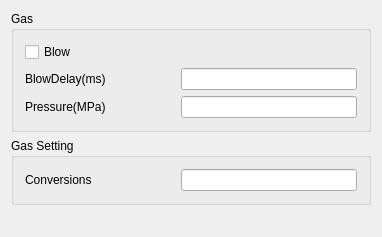
<?xml version="1.0" encoding="UTF-8"?>
<ui version="4.0">
 <class>Dialog_Setting_Gas</class>
 <widget class="QDialog" name="Dialog_Setting_Gas">
  <property name="geometry">
   <rect>
    <x>0</x>
    <y>0</y>
    <width>382</width>
    <height>237</height>
   </rect>
  </property>
  <property name="windowTitle">
   <string>Gas Setting</string>
  </property>
  <layout class="QGridLayout" name="gridLayout_3">
   <item row="0" column="0">
    <widget class="QGroupBox" name="groupBox_Gas">
     <property name="title">
      <string>Gas</string>
     </property>
     <layout class="QFormLayout" name="formLayout_2">
      <item row="0" column="0">
       <widget class="QCheckBox" name="checkBox_Gas_bBlow">
        <property name="text">
         <string>Blow</string>
        </property>
       </widget>
      </item>
      <item row="1" column="0">
       <widget class="QLabel" name="label_Gas_BlowDelay">
        <property name="minimumSize">
         <size>
          <width>150</width>
          <height>20</height>
         </size>
        </property>
        <property name="text">
         <string>BlowDelay(ms)</string>
        </property>
       </widget>
      </item>
      <item row="1" column="1">
       <widget class="QLineEdit" name="lineEdit_Gas_fBlowDelay"/>
      </item>
      <item row="2" column="0">
       <widget class="QLabel" name="label_Gas_Pressure">
        <property name="text">
         <string>Pressure(MPa)</string>
        </property>
       </widget>
      </item>
      <item row="2" column="1">
       <widget class="QLineEdit" name="lineEdit_Gas_fPressure"/>
      </item>
     </layout>
    </widget>
   </item>
   <item row="2" column="0">
    <spacer name="verticalSpacer">
     <property name="orientation">
      <enum>Qt::Vertical</enum>
     </property>
     <property name="sizeHint" stdset="0">
      <size>
       <width>20</width>
       <height>40</height>
      </size>
     </property>
    </spacer>
   </item>
   <item row="1" column="0">
    <widget class="QGroupBox" name="groupBox_GasSetting">
     <property name="title">
      <string>Gas Setting</string>
     </property>
     <layout class="QFormLayout" name="formLayout">
      <item row="0" column="0">
       <widget class="QLabel" name="label_GasSetting_Conversions">
        <property name="minimumSize">
         <size>
          <width>150</width>
          <height>0</height>
         </size>
        </property>
        <property name="text">
         <string>Conversions</string>
        </property>
       </widget>
      </item>
      <item row="0" column="1">
       <widget class="QLineEdit" name="lineEdit_GasSetting_iConversions"/>
      </item>
     </layout>
    </widget>
   </item>
  </layout>
 </widget>
 <layoutdefault spacing="6" margin="11"/>
 <resources/>
 <connections/>
</ui>
